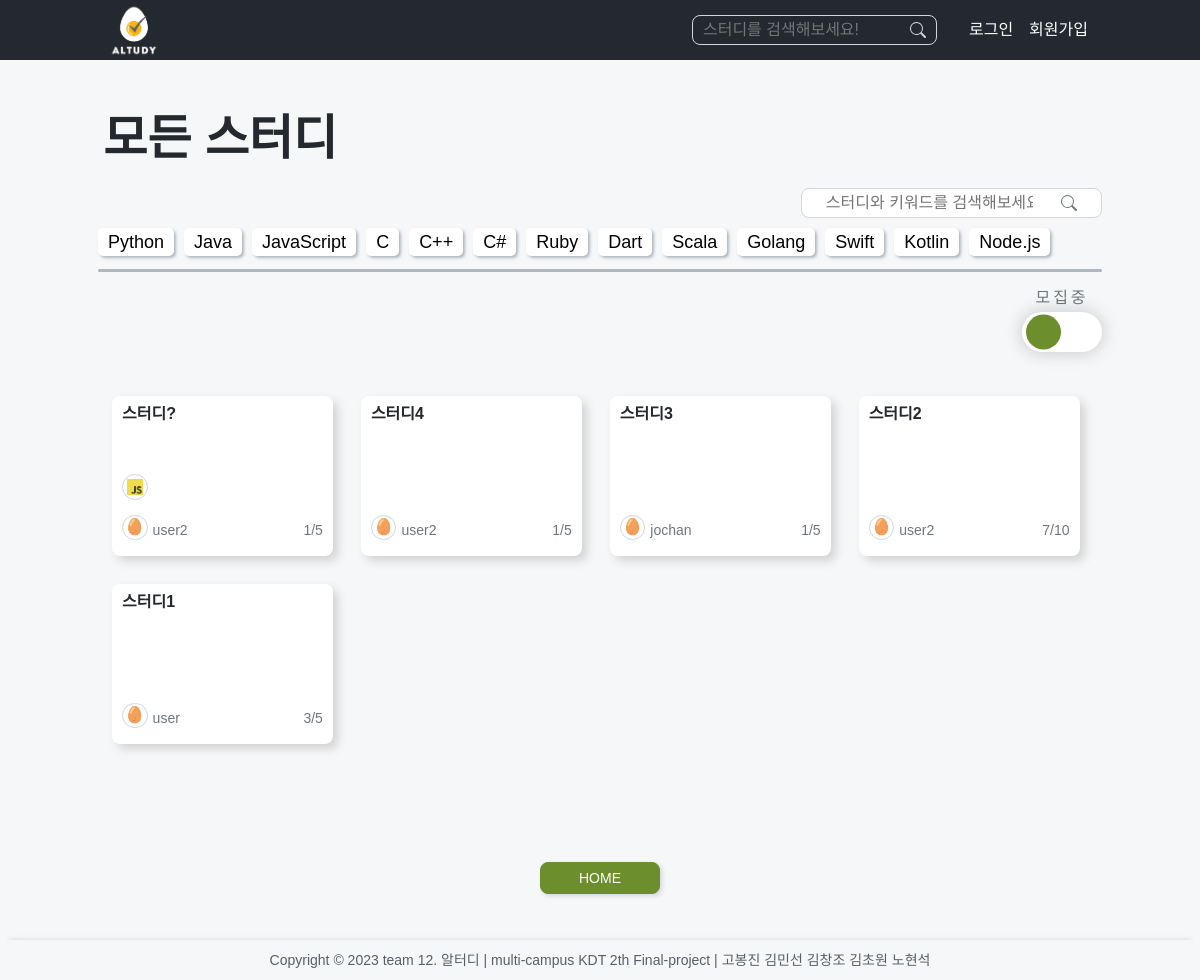
Page /studies/ on the committed database.
### studies/models.py (models this page shows, shortened)
class Study(models.Model):
    user = models.ForeignKey(to=settings.AUTH_USER_MODEL, on_delete=models.CASCADE, related_name='lead_studies')
    title = models.CharField(max_length=20)
    description = models.TextField(blank=True, null=True)
    language = MultiSelectField(choices=LANGUAGE_CHOICES, blank=True)
    category = TaggableManager(blank=True)
    capacity = models.PositiveSmallIntegerField(default=5, validators=[
        MaxValueValidator(10),
        MinValueValidator(2),
    ])
    start_date = models.DateField(blank=True, null=True)
    end_date = models.DateField(blank=True, null=True)
    days = MultiSelectField(choices=STUDY_DAYS, blank=True)
    start_time = models.TimeField(blank=True, null=True)
    end_time = models.TimeField(blank=True, null=True)
    created_at = models.DateTimeField(auto_now_add=True)
    join_condition = models.PositiveSmallIntegerField(
        choices=[(1, '승인 필요'), (2, '바로 가입'), (3, '가입 불가'),],
        default=1
        )
    is_recruiting = models.PositiveSmallIntegerField(
        choices=[(1, '모집 중'), (2, '모집 마감'),],
        default=1
    )
    join_request = models.ManyToManyField(to=settings.AUTH_USER_MODEL, related_name='study_request', blank=True)
    studying_users = models.ManyToManyField(to=settings.AUTH_USER_MODEL, related_name='user_studies', through='Studying', blank=True)
    post_index = models.IntegerField('게시글 번호', default=1)

### accounts/models.py (models this page shows, shortened)
class User(AbstractUser):
    experience = models.PositiveIntegerField(default=0)
    def get_level(self):
        level = 0
        exp_thresholds = [0, 30, 90, 200, 500, 1000]
        for i, threshold in enumerate(exp_thresholds):
            if self.experience >= threshold:
                level = i
        return level
    def emoji(self):
        level = self.get_level()
        emoji = emoji_dict.get(level, '')
        return emoji

### studies/views.py (the view, shortened to what this page needs)
# urls.py: path('', views.index, name='index'),
def index(request):
    query = request.GET.get('query')
    category = request.GET.get('category')
    if query:
        studies = Study.objects.filter(
            Q(title__icontains=query)|Q(user__username__iexact=query)|
            Q(category__name__iexact=query)|Q(language__icontains=query)
            ).annotate(
            member_num=Count('studying_users')
            ).order_by('-created_at')
    elif category:
        studies = Study.objects.filter(
            category__name__iexact=category
            ).annotate(
            member_num=Count('studying_users')
            ).order_by('-created_at')
    else:
        studies = Study.objects.annotate(
            member_num=Count('studying_users')
            ).order_by('-created_at')
    selected_langs = request.GET.get('lang')
    is_recruit = request.GET.get('recruits')
    if is_recruit == 'true':
        studies = studies.filter(is_recruiting=1)
    if category :
        studies = studies.filter(category__name__iexact=category)
    context = {
        'studies': studies,
        'LANGUAGE_CHOICES' : LANGUAGE_CHOICES,
    }
    return render(request, 'studies/index.html', context)

### studies/templates/studies/index.html (shortened to what this page needs)
{% extends 'base.html' %}
{% load static %}
{% block style %}
<link rel="stylesheet" type="text/css" href="{% static 'CSS/card.css' %}" />
<link
  rel="stylesheet"
  type="text/css"
  href="{% static 'CSS/studies/index.css' %}"
/>
{% endblock style %}
{% block content %}
<main id="studies_list__wrapper">
  <section>
    {% if request.GET.query %}
    <div class="title">"{{ request.GET.query }}" 검색</div>
    {% else %}
    <div class="title">모든 스터디</div>
    {% endif %}
    <form action="{% url 'studies:index' %}" class="tag__search" role="search">
      <input class="tag__search-input" type="text" placeholder="스터디와 키워드를 검색해보세요!" aria-label="Search" name="query" value="{{request.GET.query}}">
      <button class="tag__search-button" type="submit">
      </button>
    </form>
    <div class="language__container">
      {% for lang_name, lang_label in LANGUAGE_CHOICES  %}
        <button class='language-btn' data-lang ='{{ lang_name }}'>{{ lang_label }}</button>
      {% endfor %}
    </div>
    <div class="bottom-separator"></div>
    <div class="joiningToggle__container">
      <div class="joiningToggel-title">모집중</div>
      <label for="toggle" class="toggleSwitch">
        <span class="toggleButton"></span>
      </label>
    </div>
  </section>
  <section>
    <article>
      <div class="cardlist__container">
        {% for study in studies %}
        <div class="card">
          <a href="{% url 'studies:detail' study.pk %}">
            <div>
              <div class="card__title">{{ study.title }}</div>
              <div class="card__content">
              </div>
              <div class="card__language-container">
                {% for language in study.language %}
                <div class="card__language">
                  <img
                    src="{% static 'IMAGE/hashlogo/'|add:language|add:'.png' %}"
                    alt="{{ language }} 언어 로고"
                  />
                </div>
                {% endfor %}
              </div>
            </div>
            <div class="card__footer">
              <div class="card__userinfo">
                <div class="card__badge">{{ study.user.emoji }}</div>
                <div class="card__username">{{ study.user }}</div>
              </div>
              <div class="card__headCount">{{ study.member_num }}/{{ study.capacity }}</div>
            </div>
          </a>
        </div>
        {% endfor %}
    </div>
    </article>
  </section>
  <a href="{% url 'main' %}" class="homebutton button-small">HOME</a>
</main>
{% endblock content %}

### static/CSS/common.css (style rules this page uses)
:root { --color-black: #1d1d1f; --color-white: #FFFFFF; --color-green: #6C8E2D; --color-lightgreen: #BBD885; --color-gray-1: #f5f7f9; --color-gray-2: #d0d7de; --color-gray-3: #afb8c1; --color-gray-4: #8c959f; --color-gray-5: #6e7781; --color-gray-6: #57606a; --color-gray-7: #24292F; --font-family: 'Nanum Gothic', sans-serif; --font-family: 'Noto Sans KR', sans-serif; --font-xlarge: 3rem; --font-large: 2.5rem; --font-medium: 1.5rem; --font-regular: 1.125rem; --font-small: 1rem; --font-micro: 0.875rem; --weight-bold: 700; --weight-semi-bold: 600; --weight-regular: 400; --border-radius-soft: 8px; --border-radius-hard: 10px; --animation-duration: 300ms; }
.button-small { display: flex; align-items: center; justify-content: center; background-color: var(--color-gray-6); color: var(--color-white); border: none; border-radius: var(--border-radius-soft); }

### static/CSS/base.css (style rules this page uses)
main { min-height: 100vh; }
body { width: 100vw; height: 100vh; background-color: var(--color-gray-1); font-family: var(--font-family); box-sizing: border-box; }
input { -webkit-appearance: none; -moz-appearance: none; appearance: none; }
.button-small { background-color: var(--color-gray-1); color: var(--color-gray-7); font-size: var(--font-micro); box-shadow: 2px 2px 4px var(--color-gray-2); }

### static/CSS/card.css (style rules this page uses)
.card { display: flex; flex-direction: column; justify-content: space-between; min-width: 150px; height: 160px; background-color: var(--color-white); border: none; border-radius: var(--border-radius-soft); border: none; box-shadow: 5px 5px 10px lightgray; margin: 1px; padding: 10px 10px; }
.card__title { font-size: var(--font-small); font-weight: var(--weight-semi-bold); color: var(--color-gray-7); overflow: hidden; text-overflow: ellipsis; white-space: pre-wrap; display: -webkit-box; -webkit-line-clamp: 1; -webkit-box-orient: vertical; height: 20px; }
.card__content { font-size: var(--font-micro); color: var(--color-gray-7); overflow: hidden; text-overflow: ellipsis; white-space: pre-wrap; display: -webkit-box; -webkit-line-clamp: 2; -webkit-box-orient: vertical; height: 28px; margin: 10px 0; }
.card__language-container { display: flex; min-height: 30.6px; }
.card__language, .card__badge, .card__day { display: flex; align-items: center; justify-content: center; width: 1.6em; height: 1.6em; border-radius: 50%; border: 1px solid var(--color-gray-2); position: relative; margin-right: 5px; margin-bottom: 5px; }
.card__language img { width: 1em; height: 1em; position: absolute; top: 50%; left: 50%; transform: translate(-50%, -50%); }
.card__footer { margin-top: 10px; display: flex; align-items: center; justify-content: space-between; }
.card__userinfo { display: flex; align-items: center; }
.card__username, .card__headCount { color: var(--color-gray-5); font-size: var(--font-micro); }

### rows in the picture
Study: title "스터디?", user.emoji "🥚", user "user2", member_num "1", capacity "5"
Study: title "스터디4", user.emoji "🥚", user "user2", member_num "1", capacity "5"
Study: title "스터디3", user.emoji "🥚", user "jochan", member_num "1", capacity "5"
Study: title "스터디2", user.emoji "🥚", user "user2", member_num "7", capacity "10"
Study: title "스터디1", user.emoji "🥚", user "user", member_num "3", capacity "5"

### other values in the picture
{{ lang_label }} "Python" "Java" "JavaScript" "C" "C++" "C#" "Ruby" "Dart" "Scala" "Golang" "Swift" "Kotlin" "Node.js"
